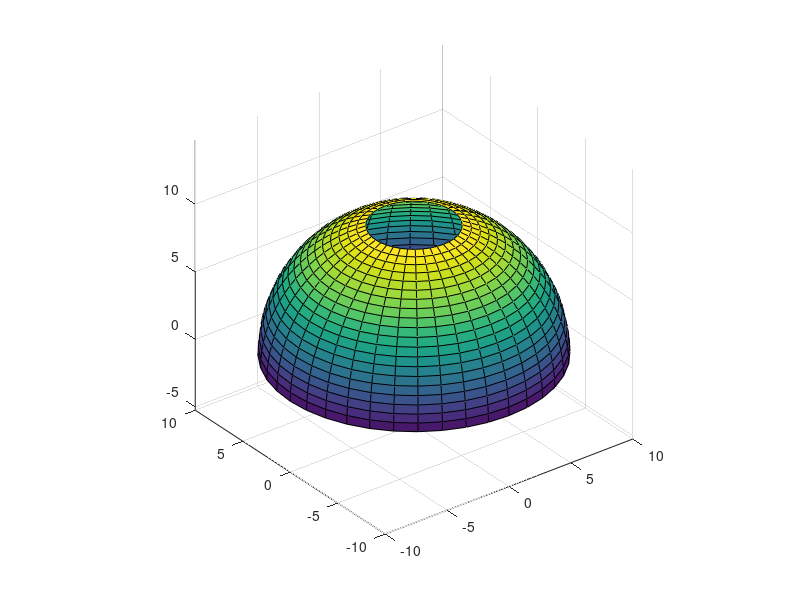

This figure's MATLAB source: (Note: this script raises an error after producing the figure.)
%% Generación de la malla para elementos rectangulares de 4 nodos
clear, clc, close all

%% Se especifica el numero de elementos de la malla
nef_theta = 20; 
nef_phi   = 40;
  
%% Se definen algunas constantes
X = 1; Y = 2; Z = 3;
R = 10;

%% Eje de las theta y de las phi
theta = linspace(18, 90, nef_theta+1);
phi   = linspace(0, 360, nef_phi+1);

%% Se crea la malla
[thth,phph] = meshgrid(theta,phi);
xx = R*sind(thth).*cosd(phph);
yy = R*sind(thth).*sind(phph);
zz = R*cosd(thth);

%% Se dibuja la malla
figure
surf(xx,yy,zz);
axis equal

%% Se numeran los nodos
nno = (nef_theta+1)*(nef_phi+1);
nod = reshape(1:nno, nef_phi+1, nef_theta+1);

%% Se funden en una sola phi=0 y phi=360
nodos_a_remover = nod(end,:);
nod(end,:) = nod(1,:);

%% Se define la matriz xnod
xnod = [xx(:) yy(:) zz(:)];

%% Se define la matriz LaG
k = 0;
nef = nef_phi*nef_theta;
LaG = zeros(nef, 4);
for i = 1:nef_phi
   for j = 1:nef_theta
      k = k+1;
      LaG(k,:) = [    ...
         nod(i,  j)   ...  % nodo 1
         nod(i+1,j)   ...  % nodo 2
         nod(i+1,j+1) ...  % nodo 3
         nod(i,  j+1) ];   % nodo 4
   end
end

old_nno = nno;
xnod(nodos_a_remover,:) = [];
nno = size(xnod,1);
LaG = changem(LaG,1:nno,setdiff(1:old_nno,nodos_a_remover));

%% Se grafica de nuevo la malla de EFs
figure
hold on
for i = 1:nef
   plot3(xnod(LaG(i,[1:4 1]),X), xnod(LaG(i,[1:4 1]),Y), xnod(LaG(i,[1:4 1]),Z),'*-');
end
      
text(xnod(:,X), xnod(:,Y), xnod(:,Z), num2str((1:nno)'));

%% Se graba el resultado a disco
filename = 'semiesfera_Q4.mat';
save(filename, 'xnod', 'nno', 'LaG', 'nef');
fprintf('Resultados grabados en el archivo %s\n', filename)
